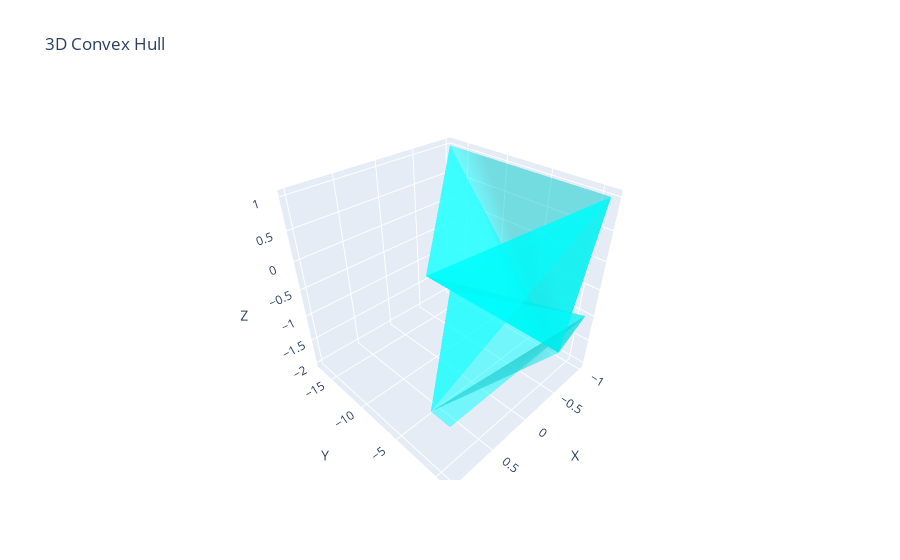

Here is the notebook cell this chart was saved with:
### Code cell
import numpy as np
from scipy.spatial import ConvexHull
import matplotlib.pyplot as plt
from mpl_toolkits.mplot3d.art3d import Poly3DCollection
import plotly.graph_objects as go

# Generate random points in 3D
points = vertices_points  # 30 random points in 3D

# Compute the convex hull
hull = delaunay_cube = ss.Delaunay(vertices_points[convex_hull_cube.vertices])

fig = go.Figure()




# Add the points
"""
fig.add_trace(go.Scatter3d(
    x=intersections[:, 0], y=intersections[:, 1], z=intersections[:, 2],
    mode='markers',
    marker=dict(size=5, color='blue'),
    name='Points'
))"""

# Add the convex hull
for simplex in hull.simplices:
    fig.add_trace(go.Mesh3d(
        x=vertices_points[simplex, 0],
        y=vertices_points[simplex, 1],
        z=vertices_points[simplex, 2],
        color='cyan',
        opacity=0.5,
        name='Convex Hull'
    ))
"""
# Add a specific point (321, -12, 29) in red
fig.add_trace(go.Scatter3d(
    x=[321], y=[-12], z=[29],
    mode='markers',
    marker=dict(size=10, color='red'),
    name='Special Point'
))"""

# Set the title and labels
fig.update_layout(
    title='3D Convex Hull',
    scene=dict(
        xaxis_title='X',
        yaxis_title='Y',
        zaxis_title='Z'
    )
)

# Show plot
fig.show()

### Figure 1 — Plotly figure (JSON) as saved in the notebook; plotly's stock layout.template omitted (floating-point values rounded to 4 significant figures)
{"data": [{"color": "cyan", "name": "Convex Hull", "opacity": 0.5, "type": "mesh3d", "x": [1, -1, 1, -1], "y": [1, 1, -1, -1], "z": [-1, -1, -1, -2]}, {"color": "cyan", "name": "Convex Hull", "opacity": 0.5, "type": "mesh3d", "x": [1, -1, 1, -1], "y": [-1, -17, -1, -1], "z": [1, 1, -1, -2]}, {"color": "cyan", "name": "Convex Hull", "opacity": 0.5, "type": "mesh3d", "x": [1, -1, -1, -1], "y": [-1, 1, -17, -1], "z": [1, 1, 1, -2]}, {"color": "cyan", "name": "Convex Hull", "opacity": 0.5, "type": "mesh3d", "x": [1, -1, -1, 1], "y": [-1, 1, 1, -1], "z": [1, 1, -1, -1]}, {"color": "cyan", "name": "Convex Hull", "opacity": 0.5, "type": "mesh3d", "x": [1, -1, 1, -1], "y": [-1, 1, -1, -1], "z": [1, -1, -1, -2]}, {"color": "cyan", "name": "Convex Hull", "opacity": 0.5, "type": "mesh3d", "x": [1, -1, -1, -1], "y": [-1, 1, 1, -1], "z": [1, 1, -1, -2]}, {"color": "cyan", "name": "Convex Hull", "opacity": 0.5, "type": "mesh3d", "x": [1, -1, -1, 1], "y": [1, 1, 1, -1], "z": [1, 1, -1, -1]}, {"color": "cyan", "name": "Convex Hull", "opacity": 0.5, "type": "mesh3d", "x": [1, 1, -1, 1], "y": [1, -1, 1, -1], "z": [1, 1, 1, -1]}, {"color": "cyan", "name": "Convex Hull", "opacity": 0.5, "type": "mesh3d", "x": [1, 1, -1, 1], "y": [1, 1, 1, -1], "z": [1, -1, -1, -1]}], "layout": {"scene": {"xaxis": {"title": {"text": "X"}}, "yaxis": {"title": {"text": "Y"}}, "zaxis": {"title": {"text": "Z"}}}, "title": {"text": "3D Convex Hull"}}}
